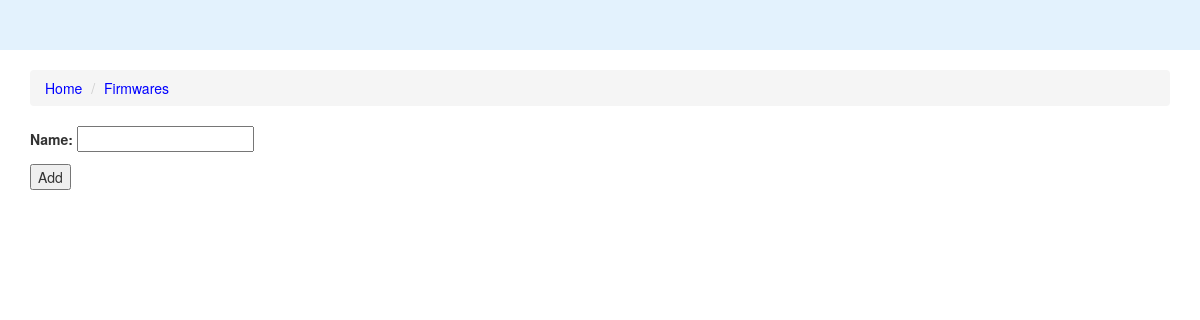
The page /backdoor-add-code on the database as committed earlier.
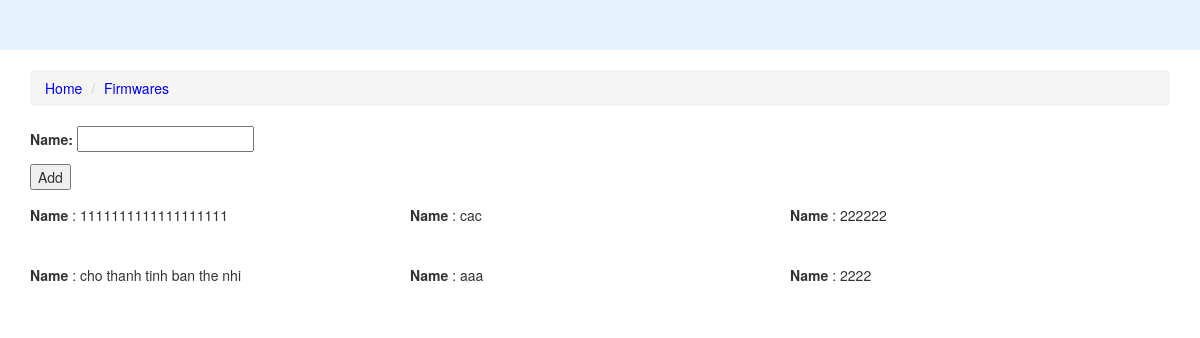
The same page on the database as committed later.
### firmware/models/Code.py (models this page shows)
class Code(models.Model):
    name = models.CharField(max_length=200, primary_key=True)

### firmware/views/BackdoorAddCodeView.py (the view, shortened to what this page needs)
# urls.py: url(r'^backdoor-add-code$', BackdoorAddCodeView.as_view(), name='backdoor-add-code'),
@method_decorator([csrf_exempt], name='dispatch')
class BackdoorAddCodeView(View):
    template_name = 'firmware/code.html'
    def get_codes(self):
        objects = Code.objects.all()
        return objects
    def get(self, request):
        codes = self.get_codes()
        context = {'backdoor_add_code_form':BackdoorAddCodeForm(), 'codes': codes}
        return TemplateResponse(request, self.template_name, context)

### firmware/forms/BackdoorAddCodeForm.py (shortened to what this page needs)
class BackdoorAddCodeForm(forms.Form):
    name = forms.CharField()

### templates/firmware/code.html
{% extends 'includes/layout.html' %}
{% load static %}
{% load humanize %}
{% load mathfilters %}
{% block content %}
    {% if backdoor_add_code_form %}
        <form method='post'>
            {{ backdoor_add_code_form.as_p }}
            <button type='submit'> Add </button>
        </form>
    {% endif %}
    {% for code in codes %}
        <div class='col-lg-4' style='margin: 15px 0'>
            <div class="row">
                <p> <strong> Name </strong>: {{code.name}} </p>
            </div>
        </div>
    {% endfor %}
{% endblock %}

Rows that differ between the two databases and show on the page:
added Code: name "1111111111111111111"
added Code: name "cac"
added Code: name "222222"
added Code: name "cho thanh tinh ban the nhi"
added Code: name "aaa"
added Code: name "2222"
